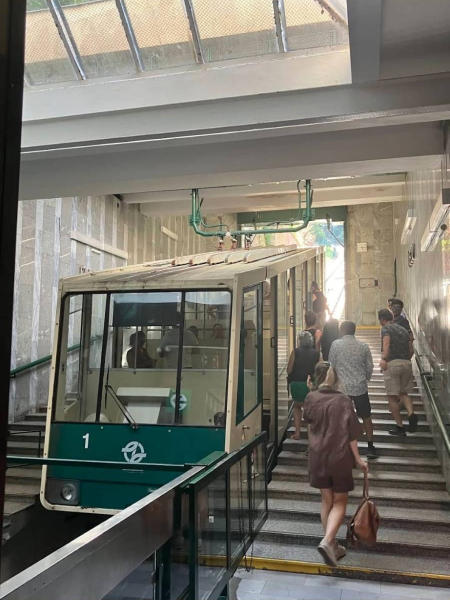
#> input picture video-studio/examples/prague-petrin/photo_petrin.jpg, 899 x 1199 px (shown at 1/2 size)
$ python build_animatic.py
#> lines starting #> are read from the running program, lines starting #| are printed output that depends on the picture
#!/usr/bin/env python3
"""Build the 24-second ANIMATIC of "Prague's most extreme cable car".

An animatic = the whole video at draft quality, to judge timing, structure and jokes before paying for
generated clips and a voice. What is REAL here: the photo scenes (3, 4, 6), the Hebrew captions and
narration subtitles, the timing, and a synthesised sound track (no copyrighted music). What is a
PLACEHOLDER: scenes 1, 2 and 5 (procedural drawings standing in for PixVerse clips) and the narrator
(subtitles only). Placeholders are labelled on screen.

    python3 build_animatic.py --out animatic.mp4         # needs ffmpeg, Pillow(+RAQM), numpy
"""
from __future__ import annotations

import argparse
import math
import os
import random
import subprocess
import sys
import tempfile
import wave
from pathlib import Path

import numpy as np
from PIL import Image, ImageDraw, ImageFilter

HERE = Path(__file__).resolve().parent
sys.path.insert(0, str(HERE.parents[1] / "skills" / "video-edit-engine" / "scripts"))
from hebrew_text import render_text  # noqa: E402

W, H, FPS, DUR = 1080, 1920, 30, 24.0
SR = 48000
BOLD = "/usr/share/fonts/truetype/dejavu/DejaVuSans-Bold.ttf"  # has Hebrew; use Heebo/Rubik for the final

# ---- the user's exact narration (do not edit the wording) ------------------------------------------------
NARRATION = [  # (start, end, text)
    (0.3, 3.9, "אי שם בלב אירופה מחכה חוויית אקסטרים שתעצור לכם את הנשימה!"),
    (4.2, 7.0, "נוף פנורמי! גבהים מסחררים! תחזיקו חזקקקק!"),
    (9.0, 12.9, "קבלו את רכבת ההרים היחידה שגם תינוקות מבקשים ממנה להאיץ!"),
    (13.2, 16.9, "שימו לב לנועזים שבחרו במסלול האקסטרים... הם פשוט עולים ברגל!"),
    (17.3, 20.9, "בסוף המסע: דופק תקין, ואפס צורך בהחלפת חיתול!"),
    (21.4, 23.5, "רכבל פטז'ין. יותר אקסטרים ממעלית... בקצת."),
]
# (start, end, text, kind) on-screen captions
CAPTIONS = [
    (1.6, 4.0, "THE ULTIMATE EXTREME EXPERIENCE", "en"),
    (10.4, 13.0, "PRAGUE EXTREME ROLLER COASTER", "en"),
    (14.2, 17.0, "EXTREME MODE: STAIRS", "en"),
    (19.4, 21.0, "SURVIVAL RATE: 100%", "en"),
    (22.9, 24.0, "PETŘÍN EXTREME", "en"),
]
FINAL_SUB = "לא לבעלי לב חלש. או לב פועם."


def ease(x: float) -> float:
    x = max(0.0, min(1.0, x))
    return x * x * (3 - 2 * x)


# ---- text helpers -----------------------------------------------------------------------------------------
_text_cache: dict = {}


# [22 lines left out: functions text_img, paste_center, pop, not called in this run]


# ---- photo canvas and camera ------------------------------------------------------------------------------
class PhotoWorld:
    """Photo scaled to full width, centred on a blurred copy of itself, so it 'fills the 9:16 screen'."""

    def __init__(self, path: Path):
        ph = Image.open(path).convert("RGB")
        self.fw = W
        self.fh = int(ph.height * W / ph.width)
        self.top = (H - self.fh) // 2
        bg = ph.resize((int(ph.width * H / ph.height) + 1, H), Image.BICUBIC)
        left = (bg.width - W) // 2
        bg = bg.crop((left, 0, left + W, H)).filter(ImageFilter.GaussianBlur(40))
        bg = Image.eval(bg, lambda v: int(v * 0.55))
        canvas = bg.copy()
        canvas.paste(ph.resize((self.fw, self.fh), Image.LANCZOS), (0, self.top))
        self.canvas2x = canvas.resize((W * 2, H * 2), Image.BICUBIC)
        self.k = W / ph.width

    def p2c(self, x, y):  # photo px -> canvas px
        return x * self.k, self.top + y * self.k

    # [11 lines left out: functions view, to_screen, not called in this run]


# ---- placeholder scenes -----------------------------------------------------------------------------------
def label(frame, text):
    paste_center(frame, text_img(text, 34, (255, 255, 255, 230), 4, "ltr", 1000), W / 2, 150)


# [69 lines left out: functions scene1, scene2, scene5, not called in this run]


class ClipReader:
    """Streams a generated clip as 1080x1920 RGB frames at 30 fps (one ffmpeg process, nothing held in memory)."""

    # [10 lines left out: functions __init__, next, not called in this run]

    def close(self):
        self.proc.stdout.close()
        self.proc.wait()


# Veo 3.1 Fast output is 720x1280; clip 2 arrives letterboxed (720x1056 picture), so it is cropped to 9:16 first.
CLIP_FILTERS = {"clip1": "null", "clip2": "crop=594:1056:63:112", "clip5": "null"}


# [11 lines left out: function heart_monitor_overlay, not called in this run]


# ---- rendering --------------------------------------------------------------------------------------------
def render(out_video: Path, world: PhotoWorld, clips_dir: Path | None = None):
    car_c = world.p2c(300, 760)
    stairs_c = world.p2c(720, 860)
    ring_c = world.p2c(750, 780)
    cmd = ["ffmpeg", "-v", "error", "-y", "-f", "rawvideo", "-pix_fmt", "rgb24", "-s", f"{W}x{H}", "-r", str(FPS),
           "-i", "-", "-an", "-c:v", "libx264", "-preset", "veryfast", "-crf", "20", "-pix_fmt", "yuv420p", str(out_video)]
    proc = subprocess.Popen(cmd, stdin=subprocess.PIPE)
    n = int(DUR * FPS)
    rnd = random.Random(7)
    readers = {}
    if clips_dir:
        for name, vf in CLIP_FILTERS.items():
            if (clips_dir / f"{name}.mp4").exists():
                readers[name] = ClipReader(clips_dir / f"{name}.mp4", vf)
    for i in range(n):
        t = i / FPS
        placeholder = None
        if t < 4:
            frame, placeholder = (readers["clip1"].next(), None) if "clip1" in readers else (scene1(t, rnd), "PLACEHOLDER - clip 1")
        elif t < 8:
            frame, placeholder = (readers["clip2"].next(), None) if "clip2" in readers else (scene2(t, rnd), "PLACEHOLDER - clip 2")
        elif t < 13:  # scene 3: photo, slow absurd zoom on the little car
            z = 1.0 if t < 8.5 else 1.0 + 0.95 * ease((t - 8.5) / 4.5)
            cx = 540 + (car_c[0] - 540) * ease((t - 8.5) / 4.5)
            cy = 960 + (car_c[1] - 960) * ease((t - 8.5) / 4.5)
            frame, cam = world.view(cx, cy, z)
        elif t < 17:  # scene 4: dramatic zoom to the stairs
            p = ease((t - 13) / 0.9)
            z = 1.15 + 1.1 * p + 0.15 * (t - 13) / 4
            frame, cam = world.view(stairs_c[0], stairs_c[1], z)
            d = ImageDraw.Draw(frame)
            sx, sy = world.to_screen(cam, *ring_c)
            r = 230 * cam[2] / 1.6 * (1 + 0.04 * math.sin(t * 14))
            d.ellipse((sx - r, sy - r * 1.1, sx + r, sy + r * 1.1), outline=(255, 30, 30, 255), width=10)
            if int(t * 4) % 2 == 0:  # blinking arrow
                ax, ay = sx - r - 150, sy - r - 40
                d.polygon([(ax, ay), (ax + 120, ay + 40), (ax + 70, ay + 60), (ax + 110, ay + 140), (ax + 60, ay + 150),
                           (ax + 20, ay + 70), (ax - 20, ay + 100)], fill=(255, 30, 30, 255))
            d.rectangle((0, 250, W, 340), fill=(200, 0, 0, 235))
            paste_center(frame, text_img("חדשות דחופות  |  BREAKING", 54, (255, 255, 255, 255), 0, "rtl", 1000), W / 2, 295)
        elif t < 21:
            if "clip5" in readers:
                frame, placeholder = heart_monitor_overlay(readers["clip5"].next(), t), None
            else:
                frame, placeholder = scene5(t, rnd), "PLACEHOLDER - clip 5"
        elif t < 22.6:  # scene 6: back to the photo, one more slow zoom
            frame, cam = world.view(car_c[0], car_c[1], 1.15 + 0.5 * ease((t - 21) / 1.6))
        else:
            frame = Image.new("RGBA", (W, H), (0, 0, 0, 255))
        if placeholder:
            label(frame, placeholder)
        # captions
        for (a, b, txt, kind) in CAPTIONS:
            if a <= t < b:
                s, al = pop(t, a)
                size = 112 if len(txt) < 24 else 104
                paste_center(frame, text_img(txt, size, (255, 230, 40, 255) if t < 22.6 else (255, 255, 255, 255), 10, "ltr", 960),
                             W / 2, 860 if t >= 22.6 else (430 if t >= 19 else 760), s, al)
        if t >= 23.0:
            s, al = pop(t, 23.0)
            paste_center(frame, text_img(FINAL_SUB, 56, (255, 255, 255, 255), 5, "rtl", 900), W / 2, 1075, s, al)
        # countdown 3-2-1 and the BOOM flash (scene 2)
        for k, t0 in enumerate((7.0, 7.34, 7.68)):
            if t0 <= t < t0 + 0.34:
                s, al = pop(t, t0, 0.1)
                paste_center(frame, text_img(str(3 - k), 520, (255, 255, 255, 255), 14, "ltr", 700), W / 2, 960, s, al)
        if 7.85 <= t < 8.0:
            frame = Image.alpha_composite(frame, Image.new("RGBA", (W, H), (255, 255, 255, int(255 * (1 - (t - 7.85) / 0.15)))))
        # narration subtitles (stand-in for the narrator), inside the Reels safe zone
        for (a, b, txt) in NARRATION:
            if a <= t < b:
                paste_center(frame, text_img(txt, 52, (255, 255, 255, 255), 6, "rtl", 940), W / 2, 1390)
        proc.stdin.write(frame.convert("RGB").tobytes())
    for r in readers.values():
        r.close()
    proc.stdin.close()
    if proc.wait() != 0:
        raise RuntimeError("ffmpeg failed")


# ---- sound (all synthesised here; nothing copyrighted) ------------------------------------------------------
def lp(x, fc):
    X = np.fft.rfft(x)
    f = np.fft.rfftfreq(len(x), 1 / SR)
    X[f > fc] = 0
    return np.fft.irfft(X, len(x))


def hp(x, fc):
    return x - lp(x, fc)


def tt(d):
    return np.arange(int(d * SR)) / SR


def kick(d=0.5):
    t = tt(d)
    ph = 2 * np.pi * np.cumsum(38 + 90 * np.exp(-t / 0.05)) / SR
    return np.sin(ph) * np.exp(-t / 0.16)


def noise(d, rs):
    return rs.standard_normal(int(d * SR))


def tone(f, d, tau, harm=0.3):
    t = tt(d)
    return (np.sin(2 * np.pi * f * t) + harm * np.sin(2 * np.pi * 4 * f * t) * np.exp(-t / 0.05)) * np.exp(-t / tau)


def build_audio(path: Path):
    rs = np.random.default_rng(5)
    N = int(DUR * SR)
    mix = np.zeros(N)

    def add(sig, t0, g=1.0):
        i = int(t0 * SR)
        if i >= N:
            return
        s = sig[: N - i]
        mix[i:i + len(s)] += s * g

    # scenes 1-2: epic stand-in - drums, low pad, rising riser (real orchestra to be licensed or generated)
    beat = 0.5
    for k in range(int(8 / beat)):
        add(kick(), k * beat, 0.9)
        if k >= 8:
            add(kick(0.3), k * beat + beat / 2, 0.6)
    t = tt(8)
    pad = sum(np.sign(np.sin(2 * np.pi * f * t + p)) for f, p in [(73.4, 0), (110.0, 1), (146.8, 2), (174.6, 3)]) / 4
    add(lp(pad, 700) * (0.25 + 0.2 * np.minimum(t / 8, 1)) * np.minimum(t / 0.5, 1) * (t < 7.85), 0, 0.5)
    rt = tt(2.0)
    add(hp(noise(2.0, rs), 2000) * (rt / 2.0) ** 2, 5.8, 0.5)
    # BOOM, then RECORD SCRATCH + half a second of near silence
    bt = tt(1.6)
    boom = np.sin(2 * np.pi * np.cumsum(28 + 70 * np.exp(-bt / 0.2)) / SR) * np.exp(-bt / 0.5) + 0.4 * lp(noise(1.6, rs), 300) * np.exp(-bt / 0.2)
    cut = int(0.3 * SR)  # the music (and the boom's tail) are CUT at 8.0 s: that is the joke
    boom = boom[:cut] * np.minimum(np.arange(cut)[::-1] / (0.02 * SR), 1)
    add(boom, 7.7, 1.3)
    st = tt(0.25)
    f = 1500 * np.exp(-st / 0.12) + 120
    add((np.sign(np.sin(2 * np.pi * np.cumsum(f) / SR)) * 0.3 + 0.2 * hp(noise(0.25, rs), 800)) * np.exp(-st / 0.1) * np.minimum((0.25 - st) / 0.02, 1), 8.0, 0.8)
    # silly nursery music 8.75-17.2 (after half a second of real silence): marimba + flute + toy squeaks (own tune)
    melody = [0, 4, 7, 4, 0, 4, 7, 4, 2, 5, 9, 5, 2, 5, 9, 5, 4, 7, 11, 7, 4, 7, 11, 7, 0, 4, 7, 12, 7, 4, 2, 0]
    step = 0.25
    for k in range(int((17.2 - 8.75) / step)):
        n = melody[k % len(melody)]
        fr = 261.63 * 2 ** (n / 12)
        add(tone(fr, 0.4, 0.14), 8.75 + k * step, 0.35)
        if k % 4 == 0:
            ft = tt(0.9)
            add(np.sin(2 * np.pi * fr * 2 * ft + 0.02 * np.sin(2 * np.pi * 5.5 * ft)) * np.minimum(ft / 0.04, 1) * np.exp(-ft / 0.5), 8.75 + k * step, 0.12)
    for t0 in (10.45, 10.6):
        q = tt(0.12)
        add(np.sin(2 * np.pi * np.cumsum(1200 + 11000 * q) / SR) * np.exp(-q / 0.08), t0, 0.5)
    # scene 4: stab, siren, over-dramatic footsteps
    add(kick(0.6) + 0.5 * hp(noise(0.6, rs), 1500) * np.exp(-tt(0.6) / 0.1), 13.0, 1.0)
    sirt = tt(1.3)
    add(np.sin(2 * np.pi * np.cumsum(750 + 260 * np.sin(2 * np.pi * 1.6 * sirt)) / SR) * np.minimum(sirt / 0.05, 1) * np.maximum(1 - (sirt - 1.1) / 0.2, 0), 13.3, 0.25)
    for k in range(9):
        add(lp(noise(0.12, rs), 400) * np.exp(-tt(0.12) / 0.03), 14.1 + k * 0.33, 1.1)
    # scene 5: kids applause, victory jingle
    ap = np.zeros(int(3.2 * SR))
    for _ in range(260):
        i = rs.integers(0, len(ap) - 2400)
        ap[i:i + 2400] += lp(hp(noise(0.05, rs), 1500), 5000)[:2400] * np.exp(-np.arange(2400) / SR / 0.012)
    add(ap * np.minimum(tt(3.2) / 0.3, 1) * 0.12, 17.4, 1.0)
    for k, fr in enumerate((523.25, 659.25, 783.99, 1046.5)):
        jt = tt(0.18)
        add(np.sign(np.sin(2 * np.pi * fr * jt)) * np.exp(-jt / 0.12), 20.0 + k * 0.12, 0.18)
    # scene 6: low hit, silence, elevator DING
    add(kick(0.7), 21.4, 0.9)
    dt = tt(1.0)
    add((np.sin(2 * np.pi * 1760 * dt) + 0.5 * np.sin(2 * np.pi * 2637 * dt)) * np.exp(-dt / 0.45), 23.4, 0.45)

    mix = np.tanh(mix * 0.9)
    pcm = (mix / max(1e-9, np.abs(mix).max()) * 0.9 * 32767).astype("<i2")
    with wave.open(str(path), "wb") as wf:
        wf.setnchannels(1)
        wf.setsampwidth(2)
        wf.setframerate(SR)
        wf.writeframes(pcm.tobytes())


def main():
    ap = argparse.ArgumentParser()
    ap.add_argument("--photo", default=str(HERE / "photo_petrin.jpg"))
    ap.add_argument("--out", default=str(HERE / "animatic.mp4"))
    ap.add_argument("--clips-dir", default=str(HERE / "clips"), help="folder with clip1/clip2/clip5.mp4 (Veo); missing clips fall back to placeholders")
    args = ap.parse_args()
    with tempfile.TemporaryDirectory() as td:
        v, a, an = Path(td) / "v.mp4", Path(td) / "a.wav", Path(td) / "an.wav"
        build_audio(a)
        subprocess.run(["ffmpeg", "-v", "error", "-y", "-i", str(a), "-af", "loudnorm=I=-16:TP=-1.5:LRA=11", "-ar", str(SR), str(an)], check=True)
#> (this line was passed over: subprocess is not available in this run)
        render(v, PhotoWorld(Path(args.photo)), Path(args.clips_dir))
#> in __init__, ph is the input picture: PIL image 899x1199 RGB; mean R, G, B 118.4, 116.2, 107.1
#> in __init__, `bg = bg.crop((left, 0, left + W, H)).filter(ImageFilter.GaussianBlur(4..`:
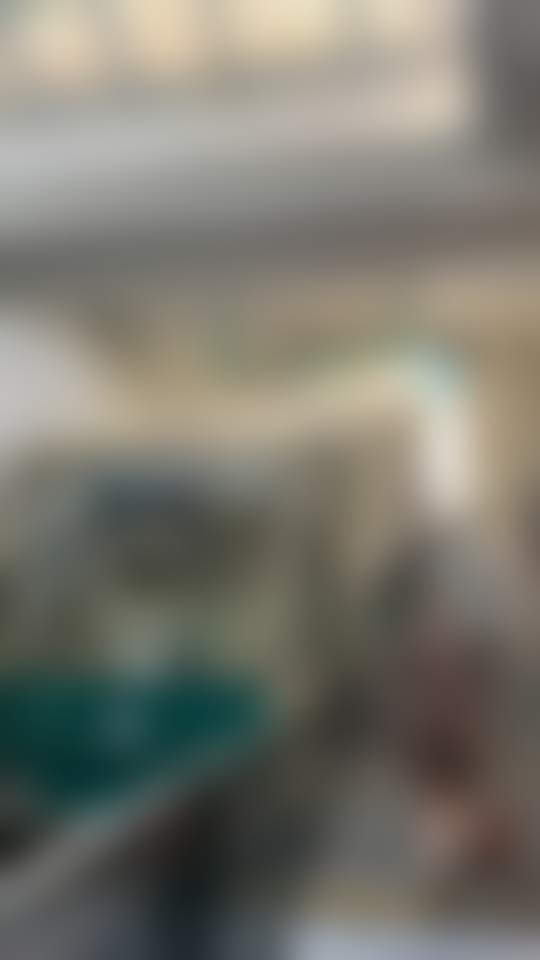
#> bg: PIL image 1080x1920 RGB (shown at 1/2 size); mean R, G, B 121.7, 120.1, 110.5
#> in __init__, `bg = Image.eval(bg, lambda v: int(v * 0.55))`:
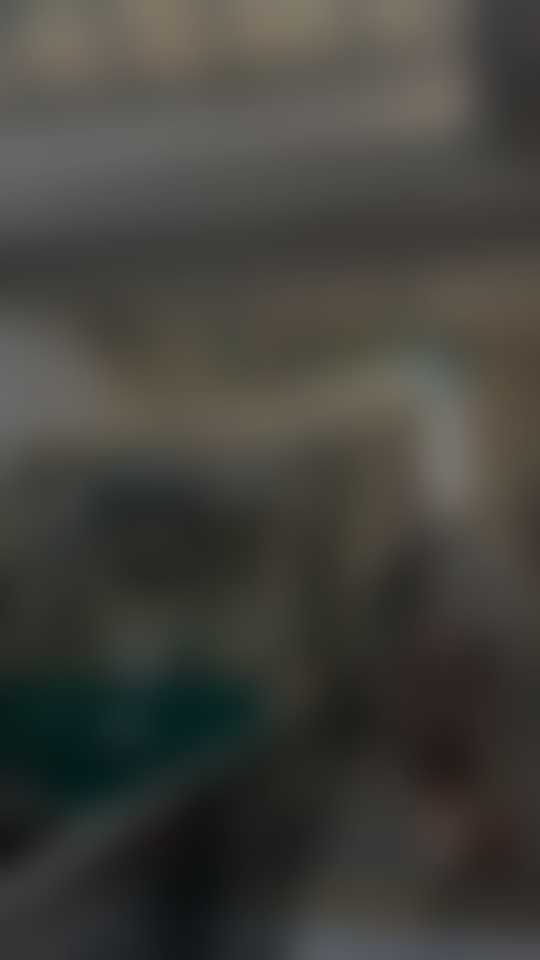
#> bg: PIL image 1080x1920 RGB (shown at 1/2 size); mean R, G, B 66.4, 65.6, 60.3
#> in __init__, `canvas.paste(ph.resize((self.fw, self.fh), Image.LANCZOS), (0, self.to..`:
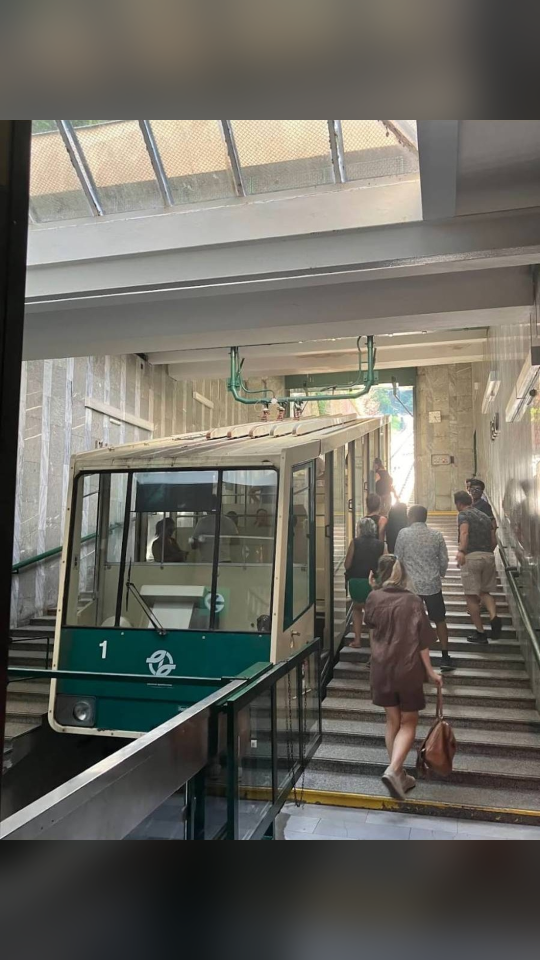
#> canvas: PIL image 1080x1920 RGB (shown at 1/2 size); mean R, G, B 107.2, 105, 97
        subprocess.run(["ffmpeg", "-v", "error", "-y", "-i", str(v), "-i", str(an), "-c:v", "copy", "-c:a", "aac", "-b:a", "160k",
                        "-shortest", args.out], check=True)
    print(args.out)


if __name__ == "__main__":
#> (the run stopped early here; a loop or call above may not have finished)
